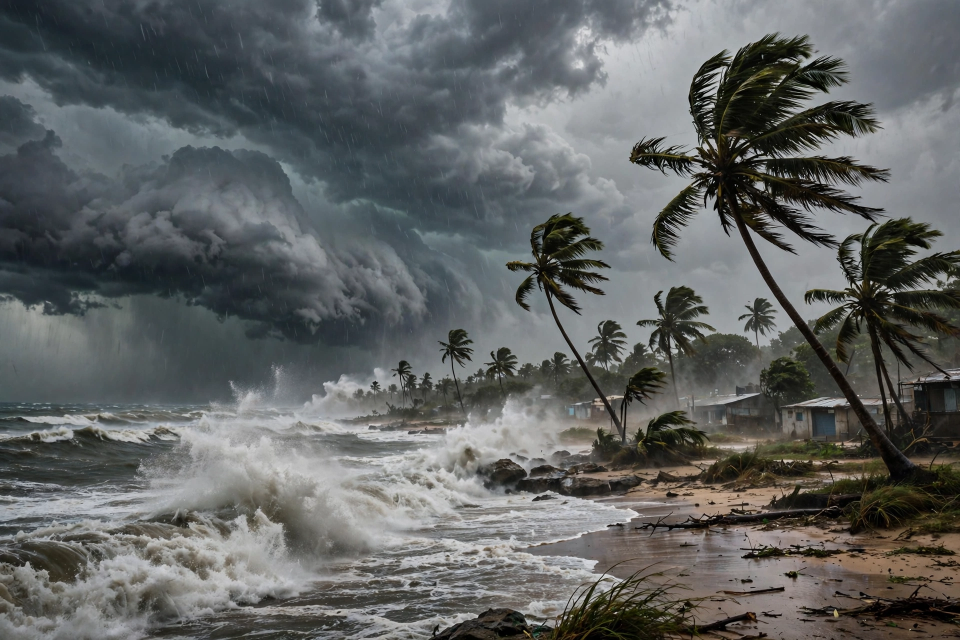
#> input picture assets/feat_cyclone.png, 1920 x 1280 px, given in place of paper_bg.png, which was not available (shown at 1/2 size)
$ python main.py
#> lines starting #> are read from the running program, lines starting #| are printed output that depends on the picture
### composer.py
"""The World Herald — front page for Saturday 21 November 2026.

Draws one 1024x1024 classic newspaper front page (35 stories) with
Pillow. Deterministic: fixed palette, fixed fonts, fixed assets, no
clock, no network, no randomness. The paper background is a real
newsprint photograph (assets/paper_bg.png) cover-cropped to the page,
so every run writes identical bytes.
"""

import os

from PIL import Image, ImageDraw, ImageFont

W, H = 1024, 1024
MARGIN = 28
CW = W - 2 * MARGIN  # 968

PAPER = (243, 234, 211)  # kept for the globe's meridians and land
NAVY = (22, 41, 77)
NAVY_SOFT = (31, 56, 100)
RED = (163, 22, 33)
RED_SOFT = (178, 34, 44)
GOLD = (176, 141, 62)
INK = (28, 26, 22)
MUTED = (90, 83, 72)
RULE = (138, 125, 95)
WHITE = (250, 247, 238)

FONT_DIR = "/usr/share/fonts/truetype/dejavu"
SERIF = os.path.join(FONT_DIR, "DejaVuSerif.ttf")
SERIF_B = os.path.join(FONT_DIR, "DejaVuSerif-Bold.ttf")
SANS = os.path.join(FONT_DIR, "DejaVuSans.ttf")
SANS_B = os.path.join(FONT_DIR, "DejaVuSans-Bold.ttf")

_cache = {}


def font(path, size):
    key = (path, size)
    if key not in _cache:
        _cache[key] = ImageFont.truetype(path, size)
    return _cache[key]


def fit_font(draw, text, path, max_w, start, minimum=8):
    """Largest font size (<= start) that fits text inside max_w."""
    size = start
    while size > minimum:
        f = font(path, size)
        if draw.textlength(text, font=f) <= max_w:
            return f
        size -= 1
    return font(path, minimum)


def wrap(draw, text, f, max_w):
    words = text.split()
    lines, cur = [], ""
    for word in words:
        trial = (cur + " " + word).strip()
        if draw.textlength(trial, font=f) <= max_w or not cur:
            cur = trial
        else:
            lines.append(cur)
            cur = word
    if cur:
        lines.append(cur)
    return lines


def draw_italic(canvas, xy, text, f, fill):
    """Draw serif text with a slight right lean (no italic face here)."""
    tmp = Image.new("RGBA", (1100, 64), (0, 0, 0, 0))
    d = ImageDraw.Draw(tmp)
    d.text((6, 2), text, font=f, fill=fill + (255,))
    w = int(d.textlength(text, font=f)) + 12
    tmp = tmp.crop((0, 0, w, 56))
    sheared = tmp.transform(
        (w + 14, 56), Image.AFFINE, (1, 0.18, 0, 0, 1, 0),
        resample=Image.BICUBIC,
    )
    canvas.paste(sheared, (int(xy[0]), int(xy[1])), sheared)


def cover(path, w, h, focus_y=0.5):
    """Center-crop an asset to w x h (focus_y shifts the crop band)."""
#> called with path = 'assets/paper_bg.png', w = 1024, h = 1024, focus_y = 0.5
    im = Image.open(path).convert("RGB")
#> im is the input picture: PIL image 1920x1280 RGB; mean R, G, B 96.6, 99.2, 98.8
    sw, sh = im.size
    target = w / h
    src = sw / sh
    if src > target:
        nw = int(sh * target)
        x0 = (sw - nw) // 2
        box = (x0, 0, x0 + nw, sh)
    else:
        nh = int(sw / target)
        y0 = int((sh - nh) * focus_y)
        box = (0, y0, sw, y0 + nh)
    return im.crop(box).resize((w, h), Image.LANCZOS)


def draw_globe(d, cx, cy, r):
#> called with cx = 66, cy = 48, r = 32
    d.ellipse([cx - r, cy - r, cx + r, cy + r],
              fill=NAVY, outline=GOLD, width=2)
    for k in (-0.55, 0.0, 0.55):
        x0 = cx + int(k * r)
        d.ellipse([x0 - int(r * 0.30), cy - r, x0 + int(r * 0.30), cy + r],
                  outline=PAPER, width=1)
    for k in (-0.5, 0.0, 0.5):
        y0 = cy + int(k * r)
        half = int((r * r - (int(k * r)) ** 2) ** 0.5)
        d.line([cx - half, y0, cx + half, y0], fill=PAPER, width=1)
    d.ellipse([cx - int(r * 0.72), cy - int(r * 0.78),
               cx - int(r * 0.12), cy - int(r * 0.18)], fill=PAPER)
    d.ellipse([cx + int(r * 0.08), cy + int(r * 0.08),
               cx + int(r * 0.62), cy + int(r * 0.68)], fill=PAPER)


# Simplified continents, drawn in a 300 x 132 box (rough but readable).
CONTINENTS = [
    [(8, 28), (30, 14), (62, 10), (88, 18), (96, 30), (78, 40),
     (70, 52), (58, 58), (44, 52), (30, 48), (14, 40)],
    [(78, 66), (96, 62), (108, 72), (104, 92), (92, 112), (82, 100),
     (74, 82)],
    [(140, 52), (166, 44), (192, 50), (200, 66), (192, 88),
     (174, 104), (158, 92), (146, 72)],
    [(148, 30), (168, 22), (188, 26), (184, 38), (168, 40), (152, 40)],
    [(206, 26), (240, 14), (282, 20), (292, 38), (272, 52), (250, 58),
     (232, 48), (214, 44), (206, 36)],
    [(248, 96), (276, 92), (288, 102), (272, 116), (252, 110)],
]

# Story number -> (x, y) inside the 300 x 132 map box.
MAP_DOTS = {
    1: (178, 28), 2: (52, 38), 3: (150, 22), 4: (258, 62),
    5: (238, 66), 6: (208, 48), 7: (146, 38), 8: (196, 64),
    11: (88, 88), 29: (262, 88),
}


# [27 lines left out: function draw_world_map, not called in this run]


# ---------------------------------------------------------------- stories
# All facts verified from the morning brief of 21 November 2026.

FEATURED = [
    dict(num=3, kicker="3  •  THE HAGUE — JUSTICE", photo="feat_icj7.png",
         head="Court: Myanmar committed genocide",
         deck="The world court rules on the Rohingya case in a historic judgment."),
    dict(num=4, kicker="4  •  SHENZHEN — DIPLOMACY", photo="feat_summit7.png",
         head="Trump, Xi and Putin agree to meet",
         deck="A first three-way summit is set for Shenzhen. Zelenskyy calls it a 'failure'."),
    dict(num=5, kicker="5  •  ODISHA — DISASTER", photo="feat_akvan7.png",
         head="Cyclone Akvan makes landfall",
         deck="300,000 people are evacuated as the storm hits the Odisha coast."),
    dict(num=6, kicker="6  •  TEHRAN — WAR", photo="feat_iran7.png",
         head="Iran war nears its ninth month",
         deck="Trump is in no rush; a decision may come in 2027."),
    dict(num=7, kicker="7  •  BRUSSELS — DIPLOMACY", photo="feat_ukeu7.png",
         head="UK and EU agree a new post-Brexit deal",
         deck="Food trade, carbon markets and youth mobility sealed in Brussels."),
    dict(num=8, kicker="8  •  RIYADH — SECURITY", photo="feat_saudi7.png",
         head="Saudi forces down three Houthi missiles",
         deck="Debris falls on the city; none hurt. The coalition strikes Hodeidah."),
]

WIDE = [
    dict(num=9, kicker="9  •  TÜRKIYE — CLIMATE", photo="feat_cop317.png",
         head="COP31 talks enter final phase",
         deck="Negotiators race to a deal as the summit in Türkiye reaches its endgame."),
    dict(num=10, kicker="10  •  HEALTH", photo="feat_cancer7.png",
         head="Cancer pill breakthrough",
         deck="A new pill shows promise against pancreatic cancer."),
]

BRIEFS = [
    (11, "Bolsonaro rushed to hospital"),
    (12, "Estonia shuts crossings to Russia"),
    (13, "France seeks UN session on Poland"),
    (14, "UK sends 1,000 drones to Kyiv"),
    (15, "EU borrows €45bn for Ukraine"),
    (16, "Nvidia falls 14% as chief quits"),
    (17, "Anthropic down 9% after $83bn IPO"),
    (18, "India 159/1 in first Test in NZ"),
    (19, "Sensex climbs about 898 points"),
    (20, "NSE passes Nasdaq in size"),
    (21, "Banks report vendor cyberattack"),
    (22, "Gupta jailed for about 20 years"),
    (23, "Suicide blast kills five in Pakistan"),
    (24, "UN warns global hunger worsening"),
    (25, "Voyager 1 reaches one light-day"),
    (26, "GTA VI rollout continues"),
    (27, "Nepal PM visits India"),
    (28, "Malaysia to resettle 10,000 Rohingya"),
    (29, "Indonesia fire losses may hit $30bn"),
    (30, "Carlsen quits rapid game"),
    (31, "Hyundai Elantra 2027 debuts in LA"),
    (32, "Fiji declares national disaster"),
    (33, "Hayabusa2 fails to land on asteroid"),
    (34, "Korea court clears ex-PM Han"),
    (35, "Kushner: Russia 'comfortable' on guarantees"),
]


def draw_feature(d, canvas, x, y, w, story, photo_h, head_size=15):
    assets = os.path.join(os.path.dirname(os.path.abspath(__file__)),
                          "assets")
    img = cover(os.path.join(assets, story["photo"]), w, photo_h,
                focus_y=0.45)
    canvas.paste(img, (x, y))
    d.rectangle([x, y, x + w - 1, y + photo_h - 1], outline=NAVY, width=1)
    y += photo_h + 5
    kf = font(SANS_B, 10)
    d.text((x, y), story["kicker"], font=kf, fill=RED)
    y += 14
    hf = font(SERIF_B, head_size)
    for line in wrap(d, story["head"], hf, w):
        d.text((x, y), line, font=hf, fill=INK)
        y += head_size + 3
    df = font(SERIF, 11)
    for line in wrap(d, story["deck"], df, w)[:2]:
        d.text((x, y), line, font=df, fill=MUTED)
        y += 14
    return y


# [31 lines left out: function draw_wide, not called in this run]


def build_page(out_path):
    assets = os.path.join(os.path.dirname(os.path.abspath(__file__)),
                          "assets")
    # Real newsprint photograph as the base layer: cover-cropped to
    # the full page, so the paper grain, vignette and fold are even
    # across the sheet. No flat fill, no arithmetic speckle, and no
    # flat paper patch anywhere else on the page.
    img = cover(os.path.join(assets, "paper_bg.png"), W, H)
    d = ImageDraw.Draw(img)

    # Gold top rule.
    d.rectangle([MARGIN, 6, W - MARGIN, 10], fill=GOLD)

    # Masthead: globe + huge serif title + tagline.
    draw_globe(d, 66, 48, 32)
    title_f = fit_font(d, "THE WORLD HERALD", SERIF_B, 860, 58)
    tw = d.textlength("THE WORLD HERALD", font=title_f)
#> tw = 720.8
    d.text(((W - tw) / 2, 14), "THE WORLD HERALD", font=title_f, fill=NAVY)
    tag_f = font(SANS_B, 12)
    tag = "INFORM  •  ANALYZE  •  CONNECT"
    tw = d.textlength(tag, font=tag_f)
#> tw = 227.1
    d.text(((W - tw) / 2, 70), tag, font=tag_f, fill=MUTED)
    d.line([MARGIN, 86, W - MARGIN, 86], fill=RULE, width=1)

    # Navy date bar.
    d.rectangle([MARGIN, 90, W - MARGIN, 112], fill=NAVY)
    dl_f = font(SANS_B, 13)
    d.text((MARGIN + 10, 95),
           "WORLD EDITION  •  SATURDAY, 21 NOVEMBER 2026",
           font=dl_f, fill=WHITE)
    dr_f = font(SANS, 11)
    rt = "A MORE INFORMED WORLD"
    d.text((W - MARGIN - 10 - d.textlength(rt, font=dr_f), 96),
           rt, font=dr_f, fill=WHITE)

    # Giant red hero headline.
    head_f = fit_font(d, "MISSILES FALL ON POLAND", SERIF_B, CW, 64)
    hw = d.textlength("MISSILES FALL ON POLAND", font=head_f)
#> hw = 955.8
    hb = d.textbbox((0, 0), "MISSILES FALL ON POLAND", font=head_f)
#> hb = (0, 12, 956, 57)
    d.text(((W - hw) / 2, 118), "MISSILES FALL ON POLAND",
           font=head_f, fill=RED)

    # Italic deck, two lines, centred below the headline's real bottom.
    deck_f = font(SERIF, 15)
    deck = [
        "Two Russian missiles and a jet drone fall in the south-east amid",
        "a 400-drone barrage on Ukraine. Tusk: 'intentional provocation'.",
    ]
    dy = 118 + hb[3] + 6
#> dy = 181
    for line in deck:
        lw = d.textlength(line, font=deck_f)
        draw_italic(img, ((W - lw) / 2, dy), line, deck_f, INK)
        dy += 17
#> this loop made 2 passes
#> (lw, w in draw_italic, dy) on passes 1 to 2: (484.5, 496, 198), (492.2, 504, 215)
#> pass 1, in draw_italic, `sheared = tmp.transform( (w + 14, 56), Image.AFFINE, (1, 0.18, 0, 0, 1..`:
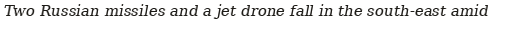
#> sheared: PIL image 510x56 RGBA; mean R, G, B, A 2.2, 2.1, 1.7, 12.8; transparent parts drawn white
#> after the loop:
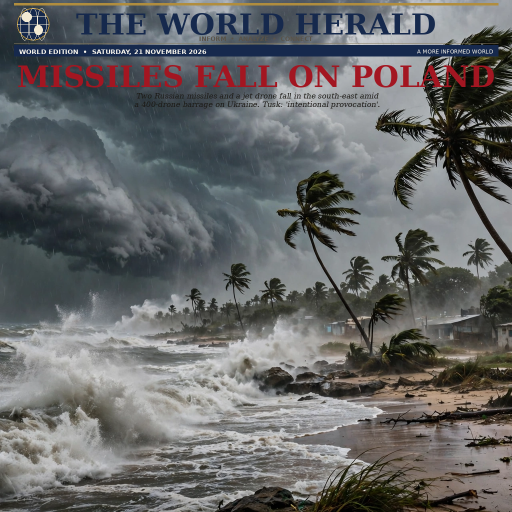
#> img: PIL image 1024x1024 RGB (shown at 1/2 size); mean R, G, B 102.3, 103.1, 103.6
#> after the loop, dy = 215
    ry = dy + 4
#> ry = 219
    d.line([MARGIN, ry, W - MARGIN, ry], fill=RED, width=2)
    d.line([MARGIN, ry + 4, W - MARGIN, ry + 4], fill=NAVY, width=1)

    # Hero band: wide Europe map + Wall Street column.
    hy = ry + 10
#> hy = 229
    hero_map = cover(os.path.join(assets, "hero_map7.png"), 672, 160,
                     focus_y=0.42)
#> call 2 of cover, with path = 'assets/hero_map7.png', w = 672, h = 160, focus_y = 0.42
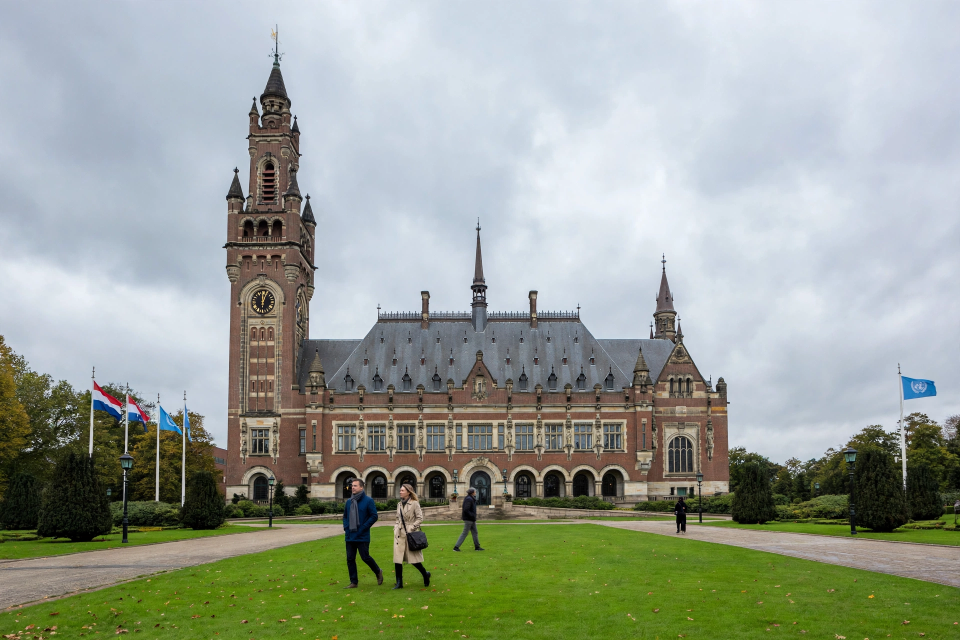
#> input picture assets/feat_icj.png, 1920 x 1280 px, given in place of hero_map7.png, which was not available (shown at 1/2 size)
#> in cover, im is the input picture: PIL image 1920x1280 RGB; mean R, G, B 153.2, 161.2, 150
    img.paste(hero_map, (MARGIN, hy))
    d.rectangle([MARGIN, hy, MARGIN + 671, hy + 159], outline=NAVY, width=1)
    cap_f = font(SERIF, 10)
    d.text((MARGIN, hy + 164),
           "NATO jets scramble as Russian missiles fall in south-east Poland.",
           font=cap_f, fill=MUTED)

    mx = MARGIN + 672 + 12
    mw = W - MARGIN - mx  # 284
    mk = cover(os.path.join(assets, "hero_markets7.png"), mw, 78,
               focus_y=0.5)
    img.paste(mk, (mx, hy))
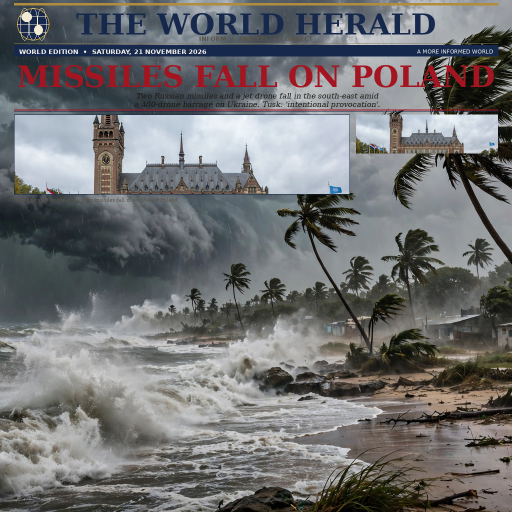
#> img: PIL image 1024x1024 RGB (shown at 1/2 size); mean R, G, B 112.9, 113.1, 114.1
    d.rectangle([mx, hy, mx + mw - 1, hy + 77], outline=NAVY, width=1)
    my = hy + 82
#> my = 311
    kf = font(SANS_B, 10)
    d.text((mx, my), "2  •  MARKETS — WALL STREET", font=kf, fill=RED)
    my += 14
#> my = 325
    hf = font(SERIF_B, 15)
    for line in wrap(d, "WALL STREET IN FREEFALL AS TECH CRASHES", hf, mw):
#> in wrap, `words = text.split()`: words = ['WALL', 'STREET', 'IN', 'FREEFALL', 'AS', 'TECH', 'CRASHES']
#> in wrap, `lines, cur = [], ""`: cur = ''
        d.text((mx, my), line, font=hf, fill=INK)
        my += 18
#> this loop made 2 passes
#> after the loop, my = 361
    df = font(SERIF, 11)
    for line in wrap(d, "The S&P 500 sinks 3.7% in a seventh straight "
                        "fall; the Nasdaq plunges 5.3% in its worst week "
                        "since 2020.", df, mw):
        d.text((mx, my), line, font=df, fill=MUTED)
        my += 13
#> this loop made 3 passes
#> my on passes 1 to 2: 374, 387
#> after the loop, my = 400

    y = hy + 192
#> y = 421
    lab = "MORE OF THE DAY"
    lf = font(SERIF_B, 16)
    lw = d.textlength(lab, font=lf)
#> lw = 175.3
    lab_end = MARGIN + 18 + lw + 12
#> lab_end = 233.3
    # No flat paper chip behind the label: the rule starts after the
    # label, so the red square and the navy title sit straight on the
    # paper texture with no patch showing.
    d.rectangle([MARGIN, y - 6, MARGIN + 12, y + 6], fill=RED)
    d.text((MARGIN + 18, y - 8), lab, font=lf, fill=NAVY)
    d.line([lab_end + 6, y, W - MARGIN, y], fill=NAVY, width=1)
    y += 10
#> y = 431

    # Featured grid: 3 columns x 2 rows, all with photographs.
    col_w = (CW - 28) // 3
    for row in range(2):
        row_y = y + row * (152 + 8)
#> row_y = 431
        for col in range(3):
            story = FEATURED[row * 3 + col]
            draw_feature(d, img, MARGIN + col * (col_w + 14), row_y,
                         col_w, story, 80, head_size=14)
#> call 4 of cover, with path = 'assets/feat_icj7.png', w = 313, h = 80, focus_y = 0.45
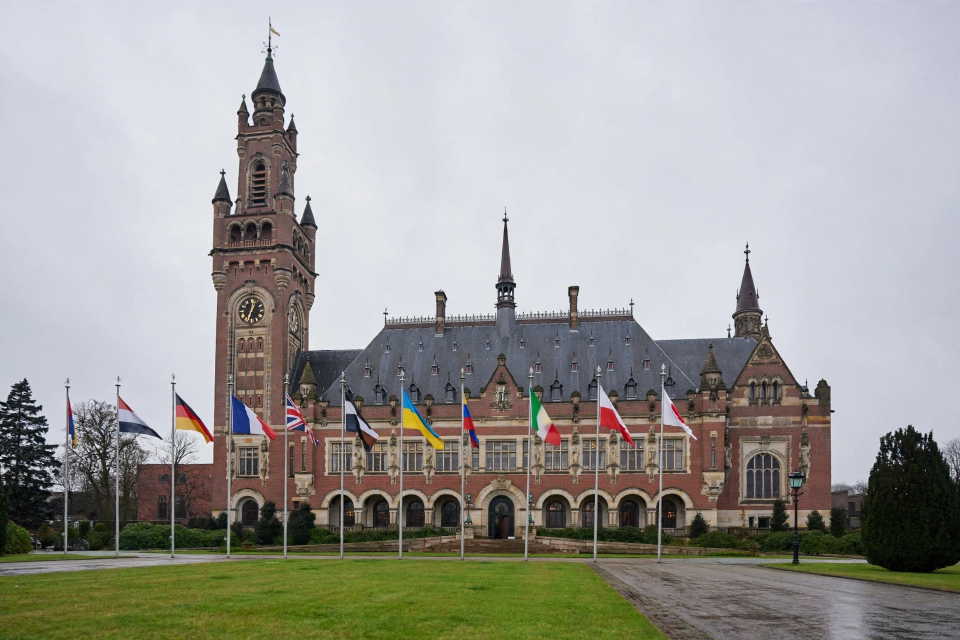
#> input picture assets/feat_icj7.png, 1920 x 1280 px (shown at 1/2 size)
#> in cover, im is the input picture: PIL image 1920x1280 RGB; mean R, G, B 158, 157.7, 153.9
#> in cover (call 4), `return im.crop(box).resize((w, h), Image.LANCZOS)`:
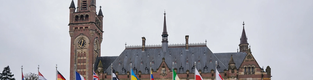
#> returned value: PIL image 313x80 RGB; mean R, G, B 175.2, 174.7, 180.9
#> in draw_feature, `canvas.paste(img, (x, y))`:
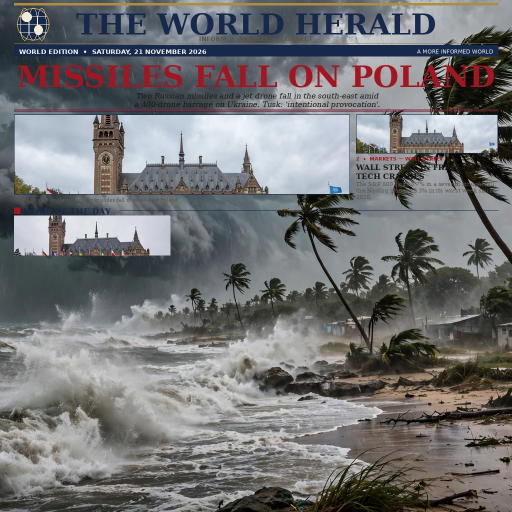
#> canvas: PIL image 1024x1024 RGB (shown at 1/2 size); mean R, G, B 115.5, 115.4, 116.5
#> in draw_feature, `y += photo_h + 5`: y = 516
#> in draw_feature, `y += 14`: y = 530
#> the loop in draw_feature, `for line in wrap(d, story["head"], hf, w):` made 1 pass
#> y on pass 1: 547
#> after the loop in draw_feature, `for line in wrap(d, story["head"], hf, w):`: y = 547
#> the loop in draw_feature, `for line in wrap(d, story["deck"], df, w)[:2]:` made 2 passes
#> y on pass 1: 561
#> after the loop in draw_feature, `for line in wrap(d, story["deck"], df, w)[:2]:`: y = 575
    y += 2 * 152 + 8 + 6

    # Wide row: COP31 + cancer pill, photo left, text right.
    wide_w = (CW - 14) // 2
    for i, story in enumerate(WIDE):
        if i == 1:
            # Cancer pill: the doctor photo sat flush on the deck line
            # above it (its top frame touched the "h" of "Hodeidah.")
            # and only 10 px from the headline. Nudge the photo alone
            # left 8 and down 4, 4 px shorter, so its top clears the
            # deck above, its right edge sits ~18 px from the headline,
            # and its bottom still meets the row exactly without
            # clipping the "ALSO ON SATURDAY" header below. The text
            # does not move, and the COP31 cell on the left is untouched.
            draw_wide(d, img, MARGIN + i * (wide_w + 14), y, wide_w,
                      story, photo_dx=-8, photo_dy=4, photo_h=88)
        else:
            draw_wide(d, img, MARGIN + i * (wide_w + 14), y, wide_w,
                      story)
    y += 80 + 6
    y += 6

    # Bottom block: numbered world map + 25 briefs in two columns.
    # No rule line above this block: the two section headers alone
    # mark it, so no line can be crossed or overlapped here.
    bh_f = font(SERIF_B, 14)
    d.text((MARGIN, y), "AROUND THE WORLD", font=bh_f, fill=NAVY)
    bt = "ALSO ON SATURDAY — 25 MORE STORIES"
    d.text((MARGIN + 312, y), bt, font=bh_f, fill=NAVY)
    y += 18
    draw_world_map(img, MARGIN, y, 300, 126)
    src_f = font(SANS, 9)
    d.text((MARGIN, y + 130),
           "Sources: wire reports from 21 Nov 2026. "
           "Hero images are AI-generated illustrations.",
           font=src_f, fill=MUTED)
    bx = MARGIN + 312
    bw = W - MARGIN - bx
    colw = (bw - 12) // 2
    bf = font(SANS, 10)
    bnf = font(SANS_B, 10)
    for i, (num, text) in enumerate(BRIEFS):
        col = i // 13
        row = i % 13
        lx = bx + col * (colw + 12)
        ly = y + row * 10
        d.text((lx, ly), str(num), font=bnf, fill=RED)
        d.text((lx + 20, ly), text, font=bf, fill=INK)
    y += 142

    # Markets ticker bar.
    d.rectangle([MARGIN, y, W - MARGIN, y + 18], fill=NAVY)
    tk_f = font(SANS_B, 11)
    tick = ("GLOBAL MARKETS  •  S&P 500 -3.7%  •  NASDAQ -5.3%  •  "
            "DOW -950 PTS  •  NVIDIA -14%  •  ANTHROPIC -9%  •  VIX 35.89")
    tw = d.textlength(tick, font=tk_f)
    d.text(((W - tw) / 2, y + 3), tick, font=tk_f, fill=WHITE)
    y += 18

    img.save(out_path, format="PNG")
    return y

### main.py
"""Entrypoint: write entry.png (1024x1024) to the output directory.

v7, classic newspaper. Runs the page composer when Pillow is
available; otherwise copies the prebuilt image shipped in assets/
(byte-identical). Standard library only, no network, no clock, no
randomness — two runs write byte-identical files.
"""

import os
import shutil
import sys

_HERE = os.path.dirname(os.path.abspath(__file__))
if _HERE not in sys.path:
    sys.path.insert(0, _HERE)


def main():
    out_dir = os.environ.get("MAKEFUN_OUTPUT_DIR", "/output")
    os.makedirs(out_dir, exist_ok=True)
    target = os.path.join(out_dir, "entry.png")
    try:
        from composer import build_page
        build_page(target)
    except Exception:
        # Pillow missing (or a compose failure): ship the prebuilt
        # byte-identical fallback so the entry still renders.
        prebuilt = os.path.join(_HERE, "assets", "entry.png")
        shutil.copyfile(prebuilt, target)


if __name__ == "__main__":
    main()
